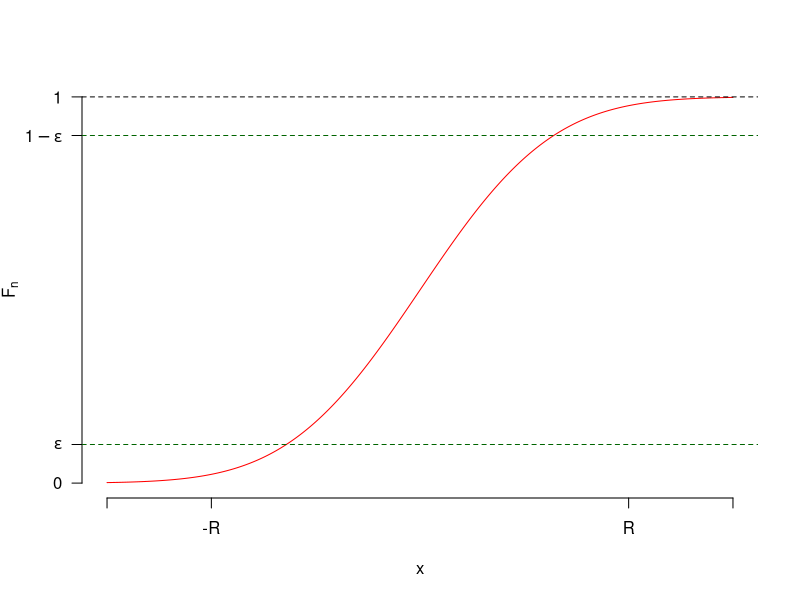

Generate this figure with R:
## ---- chunk 1
knitr::opts_chunk$set(echo = TRUE)
## ---- chunk 2
x <- seq(-3, 3, by = 0.01)
cdf <- pnorm(x)
epsilon <- .1
par(las = 1)
plot(x, cdf, type = "l", col = "red", axes = FALSE, ylab = expression(F[n]), xlab = expression(x))
axis(side = 1, at = c(-3, -2, 2, 3), labels = c("", "-R", "R", ""))
axis(side = 2, at = c(0, epsilon, 1 - epsilon, 1), 
     labels = c("0", expression(epsilon), expression(1 - epsilon), "1"))
abline(h = 1, lty = "dashed", col = "black")
abline(h = epsilon, lty = "dashed", col = "darkgreen")
abline(h = 1 - epsilon, lty = "dashed", col = "darkgreen")
